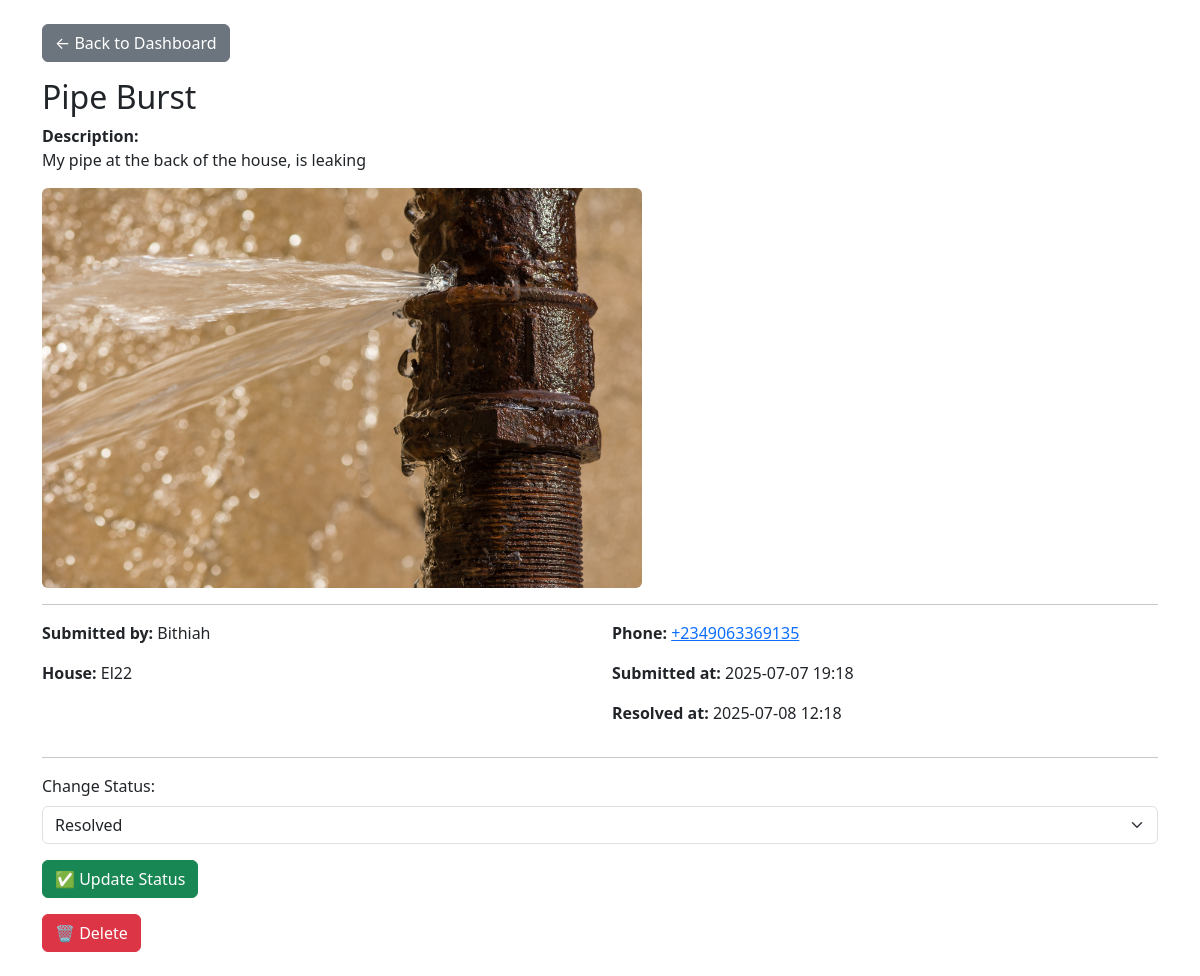
/admin/complaint/2 (signed in), run on the app's committed database.
### app.py (models this page shows)
class Complaint(db.Model):
    id = db.Column(db.Integer, primary_key=True)
    title = db.Column(db.String(150), nullable=False)
    description = db.Column(db.Text, nullable=False)
    image_path = db.Column(db.String(300))
    category = db.Column(db.String(100))
    status = db.Column(db.String(50), default='Pending')
    user_id = db.Column(db.Integer, db.ForeignKey('user.id'), nullable=False)
    timestamp = db.Column(db.DateTime, default=datetime.utcnow)
    resolved_at = db.Column(db.DateTime, nullable=True)

class User(UserMixin, db.Model):
    id = db.Column(db.Integer, primary_key=True)
    name = db.Column(db.String(150))
    email = db.Column(db.String(150), unique=True)
    password = db.Column(db.String(200), nullable=False)
    role = db.Column(db.String(50))
    complaints = db.relationship('Complaint', backref='user', lazy=True)

class ResidentProfile(db.Model):
    id = db.Column(db.Integer, primary_key=True)
    user_id = db.Column(db.Integer, db.ForeignKey('user.id'), unique=True)
    phone = db.Column(db.String(20))
    house_number = db.Column(db.String(50))
    emergency_contact = db.Column(db.String(100))
    user = db.relationship('User', backref=db.backref('resident_profile', uselist=False))

### app.py (the view)
@app.route('/admin/complaint/<int:complaint_id>')
@login_required
def view_complaint(complaint_id):
    if current_user.role != 'admin':
        return redirect('/dashboard')
    complaint = Complaint.query.get_or_404(complaint_id)
    return render_template('view_complaint.html', complaint=complaint)

### app.py (called while the page is built)
@login_manager.user_loader
def load_user(user_id):
    return User.query.get(int(user_id))

### templates/view_complaint.html (shortened to what this page needs)
<!DOCTYPE html>
<html lang="en">
<head>
  <link href="https://cdn.jsdelivr.net/npm/bootstrap@5.3.3/dist/css/bootstrap.min.css" rel="stylesheet">
</head>
<body>
<div class="container py-4">
  <a href="{{ url_for('admin_dashboard') }}" class="btn btn-secondary mb-3">← Back to Dashboard</a>
  <h2>{{ complaint.title }}</h2>
  <p><strong>Description:</strong><br>{{ complaint.description }}</p>
  {% if complaint.image_path %}
    <div class="mb-3">
      <img src="{{ url_for('static', filename='uploads/' + complaint.image_path) }}"
           class="img-fluid rounded"
           alt="Proof"
           style="max-width: 100%; max-height: 400px;">
    </div>
  {% endif %}
  <hr>
  <div class="row">
    <div class="col-md-6">
      <p><strong>Submitted by:</strong> {{ complaint.user.name }}</p>
      <p><strong>House:</strong> {{ complaint.user.resident_profile.house_number if complaint.user.resident_profile else 'N/A' }}</p>
    </div>
    <div class="col-md-6">
      <p><strong>Phone:</strong>
        {% if complaint.user.resident_profile and complaint.user.resident_profile.phone %}
          <a href="tel:{{ complaint.user.resident_profile.phone }}">{{ complaint.user.resident_profile.phone }}</a>
        {% else %}
          N/A
        {% endif %}
      </p>
      <p><strong>Submitted at:</strong> {{ complaint.timestamp.strftime('%Y-%m-%d %H:%M') }}</p>
      {% if complaint.status == 'resolved' and complaint.resolved_at %}
        <p><strong>Resolved at:</strong> {{ complaint.resolved_at.strftime('%Y-%m-%d %H:%M') }}</p>
      {% endif %}
    </div>
  </div>
  <hr>
  <form method="POST" action="/admin/update/{{ complaint.id }}" class="mb-3">
    <div class="mb-3">
      <label for="status" class="form-label">Change Status:</label>
      <select name="status" id="status" class="form-select" required>
        <option value="resolved" {% if complaint.status == 'resolved' %}selected{% endif %}>Resolved</option>
      </select>
    </div>
    <button type="submit" class="btn btn-success">✅ Update Status</button>
  </form>
  <form method="POST" action="/admin/delete/{{ complaint.id }}"
        onsubmit="return confirm('Are you sure you want to delete this complaint?');">
    <button type="submit" class="btn btn-danger">🗑 Delete</button>
  </form>
</div>
</body>
</html>

### data on the page
Complaint: title "Pipe Burst", description "My pipe at the back of the house, is leaking", image_path (picture), timestamp "2025-07-07 19:18", resolved_at "2025-07-08 12:18", status "Resolved"
User: user.name "Bithiah"
ResidentProfile: user.resident_profile "El22", user.resident_profile.phone "+2349063369135"
